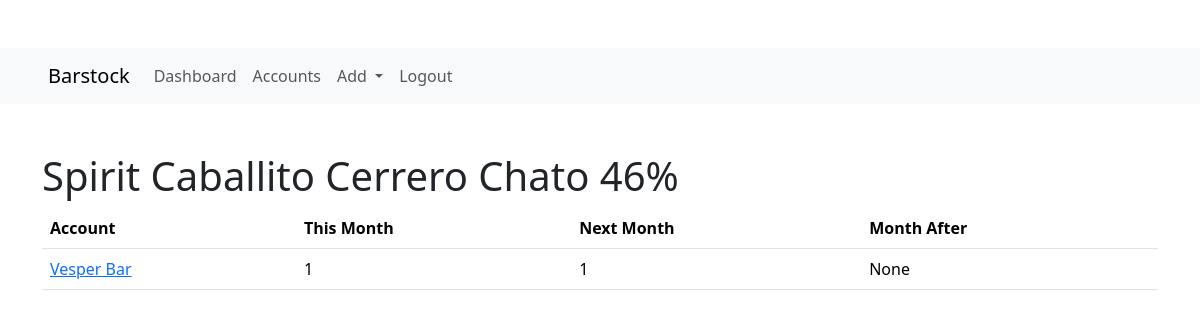
The page /Spirits/Spirit Caballito Cerrero Chato 46% (signed in) on the database its author committed.
### forecast/models.py (models this page shows, shortened)
class Spirit(models.Model):
    name = models.CharField(max_length=255)
    category = models.ForeignKey(Category, on_delete=models.CASCADE)
    slug = models.SlugField()

class Account(models.Model):
    name = models.CharField(max_length=255)
    slug = models.SlugField()
    def __str__(self):
       return self.name

### forecast/views.py (the view)
# urls.py: path('Spirits/<str:spirit>', accounts_by_spirit_view, name='account_by_spirit'),
@login_required
def accounts_by_spirit_view(request, spirit):
    current_month = date.today()
    current_month = current_month.replace(day=1)
    next_month = current_month.replace(month=current_month.month % 12 + 1, day=1)
    month_after = current_month.replace(month=current_month.month % 12 + 2, day=1)
    items = VolumeItem.objects.filter(spirit__name=spirit)
    account_totals = []
    for item in items:
        account_name = item.account
        current_month_total = VolumeItem.objects.filter(account=account_name, start_date__lt=next_month,spirit__name=spirit, amount__isnull=False).aggregate(Sum('amount'))['amount__sum']
        next_month_total= VolumeItem.objects.filter(account=account_name, start_date__lte=next_month,spirit__name=spirit, amount__isnull=False).aggregate(Sum('amount'))['amount__sum']
        month_after_total= VolumeItem.objects.filter(account=account_name, end_date__gte=month_after,spirit__name=spirit, amount__isnull=False).aggregate(Sum('amount'))['amount__sum']
        account_totals.append({'account_name' : account_name, 'current_month_total' : current_month_total, 'next_month_total' : next_month_total, 'month_after_total' : month_after_total})
    context = {
        'spirit': spirit,
        'account_totals': account_totals
    }
    return render(request,'forecast/account_by_spirit.html', context)

### templates/forecast/account_by_spirit.html
{% extends 'base.html' %}
{% load static %}
{% block content %}
    <div class='container'>
        <h1>{{spirit}}</h1>
        <table class='table'>
            <thead>
                <tr>
                    <th>Account</th>
                    <th>This Month</th>
                    <th>Next Month</th>
                    <th>Month After</th>
                </tr>
            </thead>
            <tbody>
            {% for item in account_totals %}
                <tr>
                    <td><a href="{% url 'forecast:account_detail' item.account_name %}">{{ item.account_name }}</a></td>
                    <td>{{ item.current_month_total }}</td>
                    <td>{{ item.next_month_total }}</td>
                    <td>{{ item.month_after_total }}</td>
                </tr>
            {% endfor %}
            </tbody>
        </table>
    </div>
{% endblock content %}

### rows shown on the page
Spirit: name "Spirit Caballito Cerrero Chato 46%"
Account: account_name "Vesper Bar", current_month_total "1", next_month_total "1", month_after_total "None"
